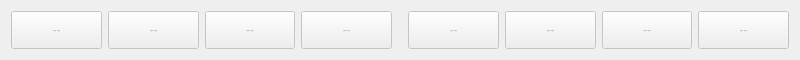
<?xml version="1.0" encoding="UTF-8"?>
<ui version="4.0">
 <class>ActionBar</class>
 <widget class="QWidget" name="ActionBar">
  <property name="geometry">
   <rect>
    <x>0</x>
    <y>0</y>
    <width>800</width>
    <height>60</height>
   </rect>
  </property>
  <property name="sizePolicy">
   <sizepolicy hsizetype="Fixed" vsizetype="Fixed">
    <horstretch>0</horstretch>
    <verstretch>0</verstretch>
   </sizepolicy>
  </property>
  <property name="minimumSize">
   <size>
    <width>800</width>
    <height>60</height>
   </size>
  </property>
  <property name="windowTitle">
   <string>Form</string>
  </property>
  <layout class="QHBoxLayout" name="horizontalLayout">
   <property name="sizeConstraint">
    <enum>QLayout::SetDefaultConstraint</enum>
   </property>
   <item>
    <widget class="QToolButton" name="butF1">
     <property name="enabled">
      <bool>false</bool>
     </property>
     <property name="sizePolicy">
      <sizepolicy hsizetype="Preferred" vsizetype="Preferred">
       <horstretch>0</horstretch>
       <verstretch>0</verstretch>
      </sizepolicy>
     </property>
     <property name="text">
      <string>--</string>
     </property>
     <property name="icon">
      <iconset resource="qtfreepcb.qrc">
       <normaloff>:/Resources/f1.png</normaloff>:/Resources/f1.png</iconset>
     </property>
     <property name="iconSize">
      <size>
       <width>24</width>
       <height>24</height>
      </size>
     </property>
     <property name="shortcut">
      <string>F1</string>
     </property>
     <property name="toolButtonStyle">
      <enum>Qt::ToolButtonTextBesideIcon</enum>
     </property>
     <property name="autoRaise">
      <bool>false</bool>
     </property>
     <property name="arrowType">
      <enum>Qt::NoArrow</enum>
     </property>
    </widget>
   </item>
   <item>
    <widget class="QToolButton" name="butF2">
     <property name="enabled">
      <bool>false</bool>
     </property>
     <property name="sizePolicy">
      <sizepolicy hsizetype="Preferred" vsizetype="Preferred">
       <horstretch>0</horstretch>
       <verstretch>0</verstretch>
      </sizepolicy>
     </property>
     <property name="text">
      <string>--</string>
     </property>
     <property name="icon">
      <iconset resource="qtfreepcb.qrc">
       <normaloff>:/Resources/f2.png</normaloff>:/Resources/f2.png</iconset>
     </property>
     <property name="iconSize">
      <size>
       <width>24</width>
       <height>24</height>
      </size>
     </property>
     <property name="shortcut">
      <string>F2</string>
     </property>
     <property name="toolButtonStyle">
      <enum>Qt::ToolButtonTextBesideIcon</enum>
     </property>
     <property name="autoRaise">
      <bool>false</bool>
     </property>
     <property name="arrowType">
      <enum>Qt::NoArrow</enum>
     </property>
    </widget>
   </item>
   <item>
    <widget class="QToolButton" name="butF3">
     <property name="enabled">
      <bool>false</bool>
     </property>
     <property name="sizePolicy">
      <sizepolicy hsizetype="Preferred" vsizetype="Preferred">
       <horstretch>0</horstretch>
       <verstretch>0</verstretch>
      </sizepolicy>
     </property>
     <property name="text">
      <string>--</string>
     </property>
     <property name="icon">
      <iconset resource="qtfreepcb.qrc">
       <normaloff>:/Resources/f3.png</normaloff>:/Resources/f3.png</iconset>
     </property>
     <property name="iconSize">
      <size>
       <width>24</width>
       <height>24</height>
      </size>
     </property>
     <property name="shortcut">
      <string>F3</string>
     </property>
     <property name="toolButtonStyle">
      <enum>Qt::ToolButtonTextBesideIcon</enum>
     </property>
     <property name="autoRaise">
      <bool>false</bool>
     </property>
     <property name="arrowType">
      <enum>Qt::NoArrow</enum>
     </property>
    </widget>
   </item>
   <item>
    <widget class="QToolButton" name="butF4">
     <property name="enabled">
      <bool>false</bool>
     </property>
     <property name="sizePolicy">
      <sizepolicy hsizetype="Preferred" vsizetype="Preferred">
       <horstretch>0</horstretch>
       <verstretch>0</verstretch>
      </sizepolicy>
     </property>
     <property name="text">
      <string>--</string>
     </property>
     <property name="icon">
      <iconset resource="qtfreepcb.qrc">
       <normaloff>:/Resources/f4.png</normaloff>:/Resources/f4.png</iconset>
     </property>
     <property name="iconSize">
      <size>
       <width>24</width>
       <height>24</height>
      </size>
     </property>
     <property name="shortcut">
      <string>F4</string>
     </property>
     <property name="toolButtonStyle">
      <enum>Qt::ToolButtonTextBesideIcon</enum>
     </property>
     <property name="autoRaise">
      <bool>false</bool>
     </property>
     <property name="arrowType">
      <enum>Qt::NoArrow</enum>
     </property>
    </widget>
   </item>
   <item>
    <spacer name="spacer">
     <property name="orientation">
      <enum>Qt::Horizontal</enum>
     </property>
     <property name="sizeType">
      <enum>QSizePolicy::Fixed</enum>
     </property>
     <property name="sizeHint" stdset="0">
      <size>
       <width>10</width>
       <height>20</height>
      </size>
     </property>
    </spacer>
   </item>
   <item>
    <widget class="QToolButton" name="butF5">
     <property name="enabled">
      <bool>false</bool>
     </property>
     <property name="sizePolicy">
      <sizepolicy hsizetype="Preferred" vsizetype="Preferred">
       <horstretch>0</horstretch>
       <verstretch>0</verstretch>
      </sizepolicy>
     </property>
     <property name="text">
      <string>--</string>
     </property>
     <property name="icon">
      <iconset resource="qtfreepcb.qrc">
       <normaloff>:/Resources/f5.png</normaloff>:/Resources/f5.png</iconset>
     </property>
     <property name="iconSize">
      <size>
       <width>24</width>
       <height>24</height>
      </size>
     </property>
     <property name="shortcut">
      <string>F5</string>
     </property>
     <property name="toolButtonStyle">
      <enum>Qt::ToolButtonTextBesideIcon</enum>
     </property>
     <property name="autoRaise">
      <bool>false</bool>
     </property>
     <property name="arrowType">
      <enum>Qt::NoArrow</enum>
     </property>
    </widget>
   </item>
   <item>
    <widget class="QToolButton" name="butF6">
     <property name="enabled">
      <bool>false</bool>
     </property>
     <property name="sizePolicy">
      <sizepolicy hsizetype="Preferred" vsizetype="Preferred">
       <horstretch>0</horstretch>
       <verstretch>0</verstretch>
      </sizepolicy>
     </property>
     <property name="text">
      <string>--</string>
     </property>
     <property name="icon">
      <iconset resource="qtfreepcb.qrc">
       <normaloff>:/Resources/f6.png</normaloff>:/Resources/f6.png</iconset>
     </property>
     <property name="iconSize">
      <size>
       <width>24</width>
       <height>24</height>
      </size>
     </property>
     <property name="shortcut">
      <string>F6</string>
     </property>
     <property name="toolButtonStyle">
      <enum>Qt::ToolButtonTextBesideIcon</enum>
     </property>
     <property name="autoRaise">
      <bool>false</bool>
     </property>
     <property name="arrowType">
      <enum>Qt::NoArrow</enum>
     </property>
    </widget>
   </item>
   <item>
    <widget class="QToolButton" name="butF7">
     <property name="enabled">
      <bool>false</bool>
     </property>
     <property name="sizePolicy">
      <sizepolicy hsizetype="Preferred" vsizetype="Preferred">
       <horstretch>0</horstretch>
       <verstretch>0</verstretch>
      </sizepolicy>
     </property>
     <property name="text">
      <string>--</string>
     </property>
     <property name="icon">
      <iconset resource="qtfreepcb.qrc">
       <normaloff>:/Resources/f7.png</normaloff>:/Resources/f7.png</iconset>
     </property>
     <property name="iconSize">
      <size>
       <width>24</width>
       <height>24</height>
      </size>
     </property>
     <property name="shortcut">
      <string>F7</string>
     </property>
     <property name="toolButtonStyle">
      <enum>Qt::ToolButtonTextBesideIcon</enum>
     </property>
     <property name="autoRaise">
      <bool>false</bool>
     </property>
     <property name="arrowType">
      <enum>Qt::NoArrow</enum>
     </property>
    </widget>
   </item>
   <item>
    <widget class="QToolButton" name="butF8">
     <property name="enabled">
      <bool>false</bool>
     </property>
     <property name="sizePolicy">
      <sizepolicy hsizetype="Preferred" vsizetype="Preferred">
       <horstretch>0</horstretch>
       <verstretch>0</verstretch>
      </sizepolicy>
     </property>
     <property name="text">
      <string>--</string>
     </property>
     <property name="icon">
      <iconset resource="qtfreepcb.qrc">
       <normaloff>:/Resources/f8.png</normaloff>:/Resources/f8.png</iconset>
     </property>
     <property name="iconSize">
      <size>
       <width>24</width>
       <height>24</height>
      </size>
     </property>
     <property name="shortcut">
      <string>F8</string>
     </property>
     <property name="toolButtonStyle">
      <enum>Qt::ToolButtonTextBesideIcon</enum>
     </property>
     <property name="autoRaise">
      <bool>false</bool>
     </property>
     <property name="arrowType">
      <enum>Qt::NoArrow</enum>
     </property>
    </widget>
   </item>
  </layout>
 </widget>
 <resources>
  <include location="qtfreepcb.qrc"/>
 </resources>
 <connections/>
</ui>
